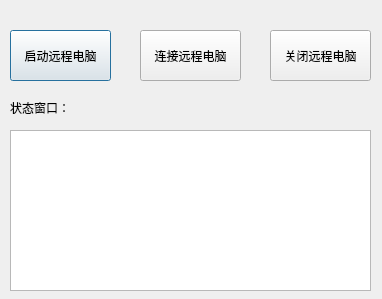
<?xml version="1.0" encoding="UTF-8"?>
<ui version="4.0">
 <class>Dialog</class>
 <widget class="QDialog" name="Dialog">
  <property name="geometry">
   <rect>
    <x>0</x>
    <y>0</y>
    <width>382</width>
    <height>299</height>
   </rect>
  </property>
  <property name="windowTitle">
   <string>Dialog</string>
  </property>
  <widget class="QPushButton" name="C_Bt">
   <property name="geometry">
    <rect>
     <x>10</x>
     <y>30</y>
     <width>101</width>
     <height>51</height>
    </rect>
   </property>
   <property name="text">
    <string>启动远程电脑</string>
   </property>
  </widget>
  <widget class="QPushButton" name="R_Bt">
   <property name="geometry">
    <rect>
     <x>140</x>
     <y>30</y>
     <width>101</width>
     <height>51</height>
    </rect>
   </property>
   <property name="text">
    <string>连接远程电脑</string>
   </property>
  </widget>
  <widget class="QLabel" name="log">
   <property name="geometry">
    <rect>
     <x>10</x>
     <y>100</y>
     <width>81</width>
     <height>16</height>
    </rect>
   </property>
   <property name="text">
    <string>状态窗口：</string>
   </property>
  </widget>
  <widget class="QTextEdit" name="textEdit">
   <property name="geometry">
    <rect>
     <x>10</x>
     <y>130</y>
     <width>361</width>
     <height>161</height>
    </rect>
   </property>
  </widget>
  <widget class="QPushButton" name="W_Bt">
   <property name="geometry">
    <rect>
     <x>270</x>
     <y>30</y>
     <width>101</width>
     <height>51</height>
    </rect>
   </property>
   <property name="text">
    <string>关闭远程电脑</string>
   </property>
  </widget>
 </widget>
 <resources/>
 <connections/>
</ui>
